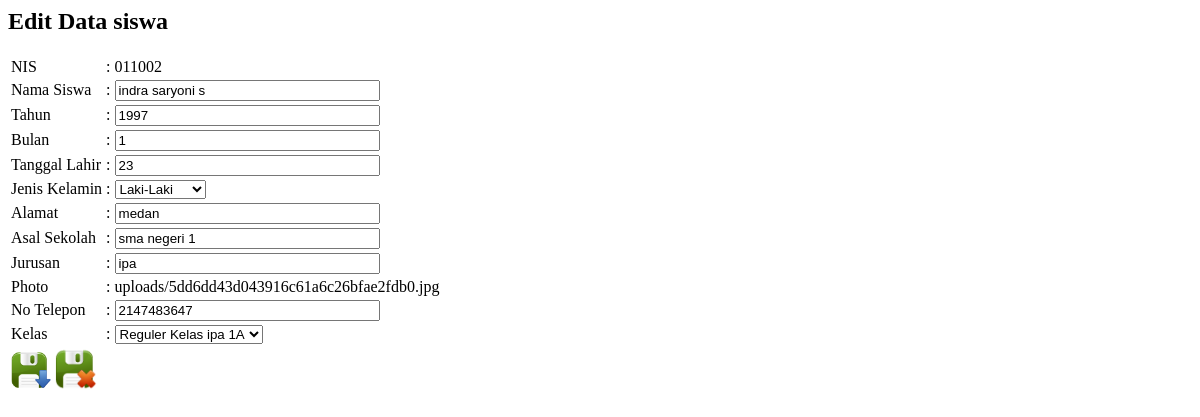
The page /admin/page/page_siswa/siswa.php?page=siswa&act=editsiswa&nis=011002 on the database its author committed.
### tables this page shows
CREATE TABLE IF NOT EXISTS `siswa` (
  `id` int(11) NOT NULL,
  `nis` char(12) NOT NULL,
  `nm_siswa` varchar(20) DEFAULT NULL,
  `tahun` text,
  `bulan` text,
  `tanggal` text,
  `jk` char(10) DEFAULT NULL,
  `alamat` varchar(50) DEFAULT NULL,
  `asal_sekolah` varchar(50) NOT NULL,
  `no_telp` int(11) DEFAULT NULL,
  `jurusan` varchar(20) DEFAULT NULL,
  `photo` text NOT NULL,
  `kd_kelas` char(6) NOT NULL
);

### admin/page/page_siswa/siswa.php (the view, shortened to what this page needs)
<html>
<head>
	<link type="text/css" href="css/smoothness/jquery-ui-1.8.24.custom.css" rel="stylesheet" />
	<link rel="stylesheet" href="css/style1.css">
</head>
<body>
	<?php
	$aksi = "page/page_siswa/aksi_siswa.php";
	switch ($_GET['act']) {
		case "editsiswa":
			$edit = mysqli_query($db, "SELECT * FROM siswa WHERE nis='$_GET[nis]'");
			$r = mysqli_fetch_array($edit);
			echo "	<h2>Edit Data siswa</h2>
				<form method=POST action=$aksi?page=siswa&act=update name=text_form onsubmit='return Blank_TextField_Validator()' >
				<input type=hidden name=nis value='$r[nis]'>
				<table>
				<tr><td>NIS</td>
            <td> : $r[nis]</td>
            </tr>
				<tr><td>Nama Siswa</td>
				<td> : <input type=text name='nm_siswa' id='nm_siswa' size=30 onkeypress=\"ValidateAlpha();\" value='$r[nm_siswa]'></td>
				</tr>
			<tr><td>Tahun</td>
			<td> : <input type=text name='tahun' id='tahun' size=30 value='$r[tahun]'></td>
			</tr>
			<tr><td>Bulan</td>
			<td> : <input type=text name='bulan' id='bulan' size=30 value='$r[bulan]'></td>
			</tr>
			<tr><td>Tanggal Lahir</td>
			<td> : <input type=text name='tanggal' id='tanggal' size=30 value='$r[tanggal]'></td>
			</tr>
			<tr><td>Jenis Kelamin</td>
			<td> : <select name=jk id=jk>";
			$arr = array(
				"Laki-Laki",
				"Perempuan"
			);
			foreach ($arr as $arrdata) {
				echo "<option value='$arrdata'";
				if ($r['jk'] == $arrdata) echo "selected";
				echo ">$arrdata</option>";
			}
			echo "</select></td>
			</tr>
			<tr><td>Alamat</td>
			<td> : <input type=text name='alamat' id='alamat' size=30 value='$r[alamat]'></td>
			</tr>
			<tr><td>Asal Sekolah</td>
			<td> : <input type=text name='asal_sekolah' id='asal_sekolah' size=30 value='$r[asal_sekolah]'></td>
			</tr>
			<tr><td>Jurusan</td>
			<td> : <input type=text name='jurusan' id='jurusan' size=30 value='$r[jurusan]'></td>
			</tr>
			<tr><td>Photo</td>
            <td> : $r[photo]</td>
			<tr><td>No Telepon</td>
			<td> : <input type=text name='no_telp' id='no_telp' size=30 maxlength=12 value='$r[no_telp]' onkeypress=\"return onlyNumbers();\"></td></tr>
			<tr><td>Kelas</td> <td> : <select name='kd_kelas' id='kd_kelas'>";
			$hasil4 = mysqli_query($db, "SELECT * FROM kelas order by kd_kelas");
			while ($r4 = mysqli_fetch_array($hasil4)) {
				echo "<option value='$r4[kd_kelas]'";
				if ($r['kd_kelas'] == $r4['kd_kelas']) echo "selected";
				echo ">$r4[nm_kelas]</option>";
			}
			echo	"</select></td>
		</tr>
			";
			echo "<tr><td colspan=2><input type=image src=images/update.png name=submit width='40' height='40' title='Update' alt='Update'>
							<img src=images/batal.png style='cursor:pointer' width='40' height='40' title='Batal' alt='Batal' onclick=\"window.location.href='?page=siswa';\" ></td></tr>
        </table></form>";
			break;
	}
	?>
</body>
</html>

### admin/css/style1.css (style rules this page uses)
img { width: 42px; height: 42px; }

### rows shown on the page
siswa: nis "011002", nm_siswa "indra saryoni s", tahun "1997", bulan "1", tanggal "23", jk "Laki-Laki", alamat "medan", asal_sekolah "sma negeri 1", jurusan "ipa", photo "uploads/5dd6dd43d043916c61a6c26bfae2fdb0.jpg", no_telp "2147483647"

### other values the page prints
form field kd_kelas "Reguler Kelas ipa 1A"
